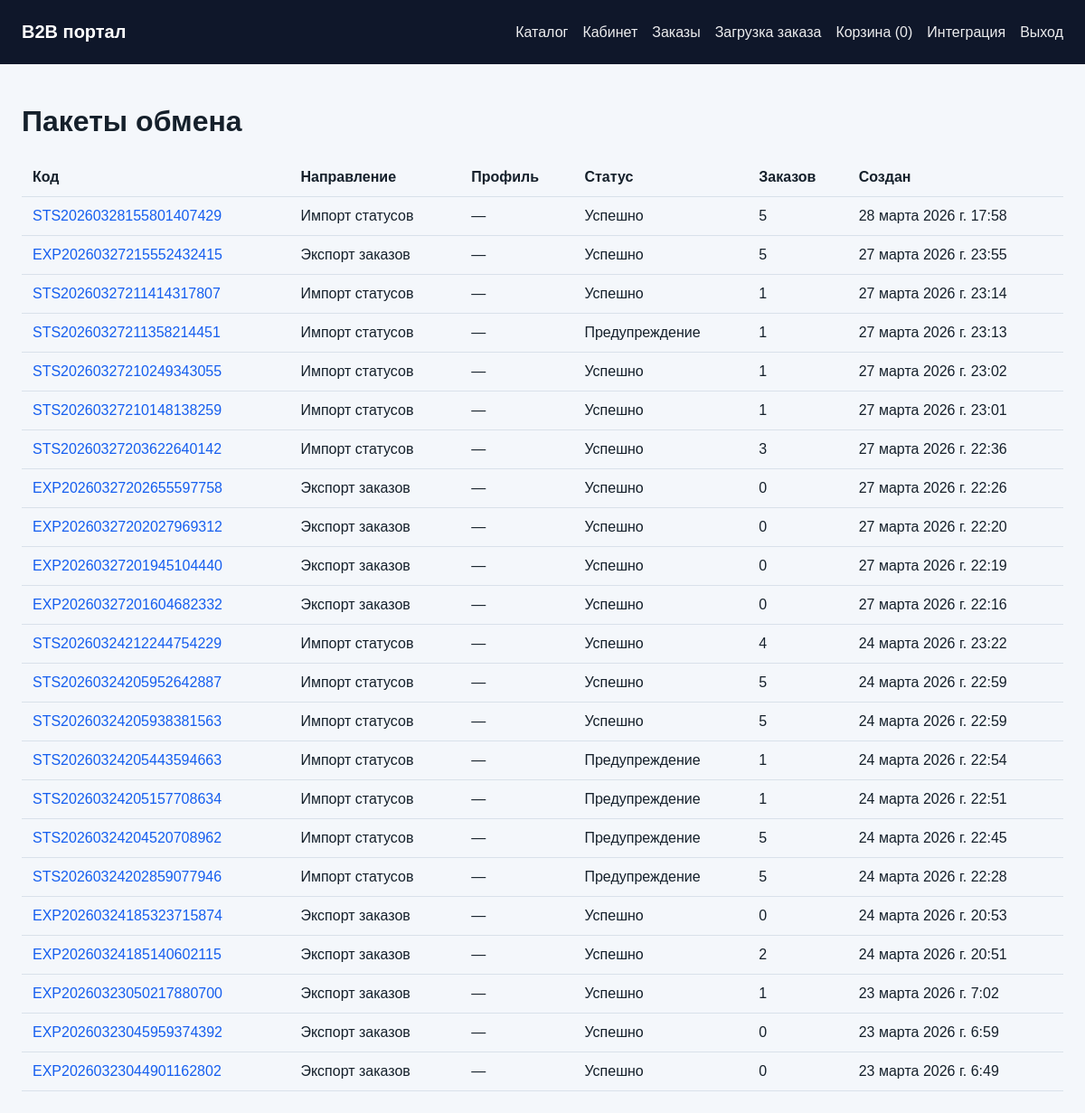
Screenshot of /integrations/batches/ (signed in) with the database file from the repository.
### apps/integrations/models.py (models this page shows, shortened)
class ExchangeBatch(models.Model):
    DIRECTION_CHOICES = [('export_orders', 'Экспорт заказов'), ('import_statuses', 'Импорт статусов'), ('system', 'Система')]
    STATUS_CHOICES = [('created', 'Создан'), ('ok', 'Успешно'), ('warning', 'Предупреждение'), ('error', 'Ошибка')]
    code = models.CharField('Код пакета', max_length=64, unique=True, db_index=True)
    direction = models.CharField('Направление', max_length=32, choices=DIRECTION_CHOICES)
    profile = models.ForeignKey(IntegrationProfile, verbose_name='Профиль', on_delete=models.SET_NULL, blank=True, null=True, related_name='batches')
    status = models.CharField('Статус', max_length=16, choices=STATUS_CHOICES, default='created')
    created_at = models.DateTimeField('Создан', auto_now_add=True)
    started_at = models.DateTimeField('Начат', blank=True, null=True)
    finished_at = models.DateTimeField('Завершен', blank=True, null=True)
    orders_count = models.PositiveIntegerField('Заказов', default=0)
    success_count = models.PositiveIntegerField('Успешно', default=0)
    error_count = models.PositiveIntegerField('Ошибок', default=0)
    file_path = models.CharField('Путь к основному файлу', max_length=1024, blank=True)
    checksum = models.CharField('Checksum', max_length=64, blank=True)
    comment = models.TextField('Комментарий', blank=True)
    class Meta:
        verbose_name = 'Пакет обмена'
        verbose_name_plural = 'Пакеты обмена'
        ordering = ['-created_at']

### apps/integrations/views.py (the view)
# urls.py: path('batches/', views.batches_list, name='batches-list'),
@staff_member_required
def batches_list(request):
    batches = ExchangeBatch.objects.select_related('profile').all()[:200]
    return render(request, 'integrations/batches_list.html', {'batches': batches})

### apps/portal/cart.py (called while the page is built)
    def count(self):
        return len(self.data)

### apps/portal/context_processors.py (called while the page is built)
def portal_context(request):
    cart = SessionCart(request)
    profile = getattr(getattr(request, 'user', None), 'company_profile', None)
    return {
        'portal_cart_count': cart.count(),
        'portal_company': getattr(profile, 'company', None),
    }

### templates/integrations/batches_list.html (shortened to what this page needs)
{% extends "base.html" %}
{% block content %}
<h1>Пакеты обмена</h1>
<table>
    <thead>
        <tr><th>Код</th><th>Направление</th><th>Профиль</th><th>Статус</th><th>Заказов</th><th>Создан</th></tr>
    </thead>
    <tbody>
    {% for batch in batches %}
        <tr>
            <td><a href="{% url 'integrations:batch-detail' batch.pk %}">{{ batch.code }}</a></td>
            <td>{{ batch.get_direction_display }}</td>
            <td>{{ batch.profile|default:'—' }}</td>
            <td>{{ batch.get_status_display }}</td>
            <td>{{ batch.orders_count }}</td>
            <td>{{ batch.created_at }}</td>
        </tr>
    {% empty %}
        <tr><td colspan="6">Пакетов пока нет.</td></tr>
    {% endfor %}
    </tbody>
</table>
{% endblock %}

### templates/base.html (style rules this page uses)
:root { --bg:#f4f7fb; --card:#ffffff; --line:#d9e1ea; --text:#15202b; --muted:#5b6b7b; --accent:#155eef; --ok:#067647; --warn:#b54708; }
* { box-sizing:border-box; }
body { margin:0; font-family:Arial, sans-serif; background:var(--bg); color:var(--text); }
a { color:var(--accent); text-decoration:none; }
table { width:100%; border-collapse:collapse; }
th, td { padding:12px; border-bottom:1px solid var(--line); text-align:left; vertical-align:top; }

### rows the page displays
ExchangeBatch: code "STS20260328155801407429", direction "Импорт статусов", profile "—", status "Успешно", orders_count "5", created_at "28 марта 2026 г. 17:58"
ExchangeBatch: code "EXP20260327215552432415", direction "Экспорт заказов", profile "—", status "Успешно", orders_count "5", created_at "27 марта 2026 г. 23:55"
ExchangeBatch: code "STS20260327211414317807", direction "Импорт статусов", profile "—", status "Успешно", orders_count "1", created_at "27 марта 2026 г. 23:14"
ExchangeBatch: code "STS20260327211358214451", direction "Импорт статусов", profile "—", status "Предупреждение", orders_count "1", created_at "27 марта 2026 г. 23:13"
ExchangeBatch: code "STS20260327210249343055", direction "Импорт статусов", profile "—", status "Успешно", orders_count "1", created_at "27 марта 2026 г. 23:02"
ExchangeBatch: code "STS20260327210148138259", direction "Импорт статусов", profile "—", status "Успешно", orders_count "1", created_at "27 марта 2026 г. 23:01"
ExchangeBatch: code "STS20260327203622640142", direction "Импорт статусов", profile "—", status "Успешно", orders_count "3", created_at "27 марта 2026 г. 22:36"
ExchangeBatch: code "EXP20260327202655597758", direction "Экспорт заказов", profile "—", status "Успешно", orders_count "0", created_at "27 марта 2026 г. 22:26"
ExchangeBatch: code "EXP20260327202027969312", direction "Экспорт заказов", profile "—", status "Успешно", orders_count "0", created_at "27 марта 2026 г. 22:20"
ExchangeBatch: code "EXP20260327201945104440", direction "Экспорт заказов", profile "—", status "Успешно", orders_count "0", created_at "27 марта 2026 г. 22:19"
ExchangeBatch: code "EXP20260327201604682332", direction "Экспорт заказов", profile "—", status "Успешно", orders_count "0", created_at "27 марта 2026 г. 22:16"
ExchangeBatch: code "STS20260324212244754229", direction "Импорт статусов", profile "—", status "Успешно", orders_count "4", created_at "24 марта 2026 г. 23:22"
ExchangeBatch: code "STS20260324205952642887", direction "Импорт статусов", profile "—", status "Успешно", orders_count "5", created_at "24 марта 2026 г. 22:59"
ExchangeBatch: code "STS20260324205938381563", direction "Импорт статусов", profile "—", status "Успешно", orders_count "5", created_at "24 марта 2026 г. 22:59"
ExchangeBatch: code "STS20260324205443594663", direction "Импорт статусов", profile "—", status "Предупреждение", orders_count "1", created_at "24 марта 2026 г. 22:54"
ExchangeBatch: code "STS20260324205157708634", direction "Импорт статусов", profile "—", status "Предупреждение", orders_count "1", created_at "24 марта 2026 г. 22:51"
ExchangeBatch: code "STS20260324204520708962", direction "Импорт статусов", profile "—", status "Предупреждение", orders_count "5", created_at "24 марта 2026 г. 22:45"
ExchangeBatch: code "STS20260324202859077946", direction "Импорт статусов", profile "—", status "Предупреждение", orders_count "5", created_at "24 марта 2026 г. 22:28"
ExchangeBatch: code "EXP20260324185323715874", direction "Экспорт заказов", profile "—", status "Успешно", orders_count "0", created_at "24 марта 2026 г. 20:53"
ExchangeBatch: code "EXP20260324185140602115", direction "Экспорт заказов", profile "—", status "Успешно", orders_count "2", created_at "24 марта 2026 г. 20:51"
ExchangeBatch: code "EXP20260323050217880700", direction "Экспорт заказов", profile "—", status "Успешно", orders_count "1", created_at "23 марта 2026 г. 7:02"
ExchangeBatch: code "EXP20260323045959374392", direction "Экспорт заказов", profile "—", status "Успешно", orders_count "0", created_at "23 марта 2026 г. 6:59"
ExchangeBatch: code "EXP20260323044901162802", direction "Экспорт заказов", profile "—", status "Успешно", orders_count "0", created_at "23 марта 2026 г. 6:49"

### other values shown
{{ portal_cart_count }} "0"
